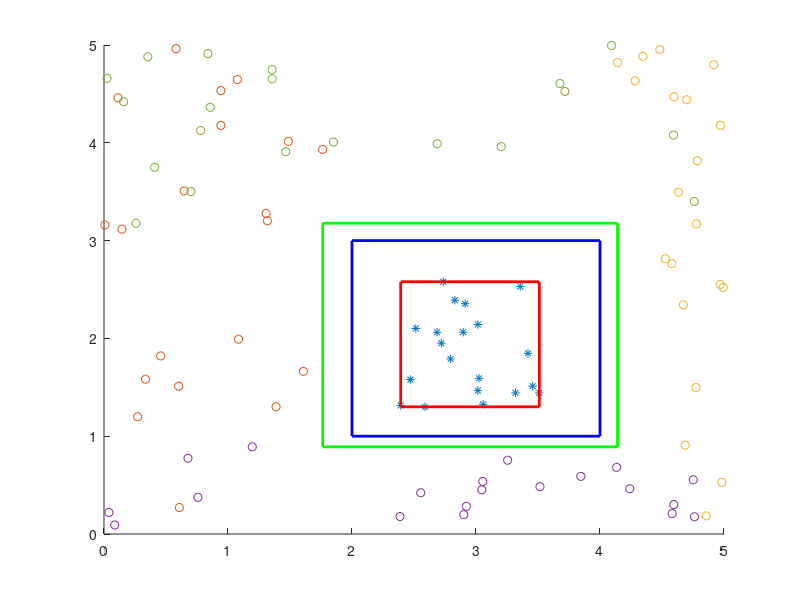

MATLAB code for this plot:
%generating positive numbers
xmin=2.3;
xmax=3.7;
n=20;
x=xmin+rand(1,n)*(xmax-xmin);
ymin=1.3;
ymax=2.7;
y=ymin+rand(1,n)*(ymax-ymin);
figure(1);
scatter(x,y,'*')
 Max_x=max(x); %maximum value of x 
 Min_x=min(x); %minimum value of x 
 Max_y=max(y); %maximum value of y 
 Min_y=min(y); %minimum value of y 
 
%Generating negetive numbers for the left side 
hold on
xmin1=0;
xmax1=1.9;
x1=xmin1+rand(1,n)*(xmax1-xmin1);
ymin1=0;
ymax1=5;
y1=ymin1+rand(1,n)*(ymax1-ymin1);
scatter(x1,y1)
Max_x1=max(x1); 

%Generating negetive numbers for the right side 
hold on
xmin2=4.1;
xmax2=5;
x2=xmin2+rand(1,n)*(xmax2-xmin2);
ymin2=0;
ymax2=5;
y2=ymin2+rand(1,n)*(ymax2-ymin2);
scatter(x2,y2)
Min_x2=min(x2);
 
%Generating negetive numbers for the lower side 
hold on
xmin3=0;
xmax3=5;
x3=xmin3+rand(1,n)*(xmax3-xmin3);
ymin3=0;
ymax3=0.9;
y3=ymin3+rand(1,n)*(ymax3-ymin3);
scatter(x3,y3)
Max_y3=max(y3);
 
%Generating negetive numbers for the upper side 
hold on
xmin4=0;
xmax4=5;
x4=xmin4+rand(1,n)*(xmax4-xmin4);
ymin4=3.1;
ymax4=5;
y4=ymin4+rand(1,n)*(ymax4-ymin4);
scatter(x4,y4)
Min_y4=min(y4);
 
%plot of class
rectangle('Position', [2,1,2,2], 'EdgeColor', 'b', 'LineWidth', 2);
%plot of specific hypothesis
width=Max_x-Min_x; 
height=Max_y-Min_y; 
rectangle('Position', [Min_x,Min_y,width,height], 'EdgeColor', 'r', 'LineWidth', 2);
%plot of general hypothesis
width1=Min_x2-Max_x1;
height1=Min_y4-Max_y3;
rectangle('Position', [Max_x1,Max_y3,width1,height1], 'EdgeColor', 'g', 'LineWidth', 2);

 
%__________________________training completed______________________________
